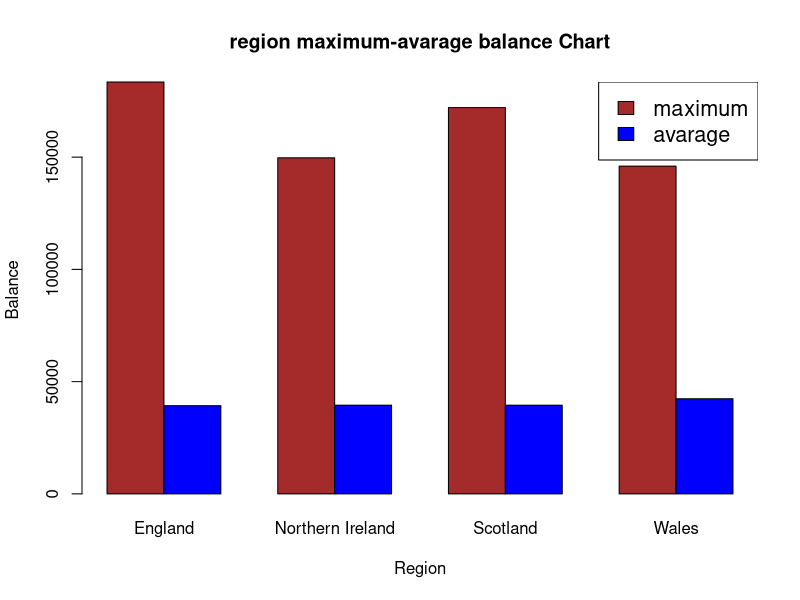

This chart was generated by the following R code:
setwd("C:/Users/D-07/Documents/Ukbank")

colors = c("brown","blue")
region <- c("England","Northern Ireland","Scotland","Wales")
balanceData <- c("maximum","avarage")

Values <- matrix(c(183467.7,149698.1,172085.5,145996.0,39292.91,	39505.00,39511.33,42390.06), nrow = 2, ncol = 4, byrow = TRUE)
Values
barplot(Values,beside = TRUE, main = "region maximum-avarage balance Chart", names.arg = region, xlab = "Region", ylab = "Balance", col = colors)
legend("topright", balanceData, cex = 1.3, fill = colors)

